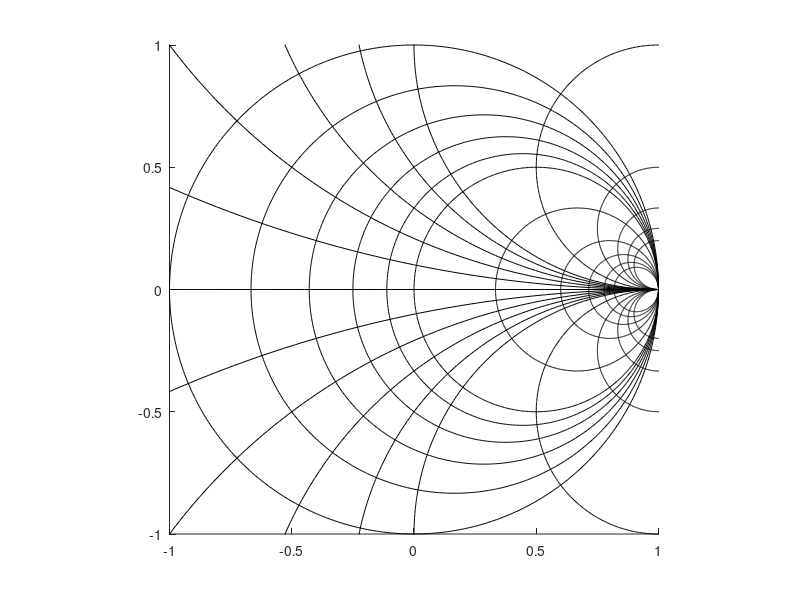

Reproduce this figure in MATLAB. (Note: this script raises an error after producing the figure.)
%%%%~~~~~~~~~~~~~~~~~~~~~~~~~~~~~~~~~~~~~~~~~~~~~~~~~~~~~~~~~~
%%%%
%%%% Create a smith chart plot
%%%% - Call at the start of a script
%%%% - Then add stuff to it
%%%% - hold is not turned off and should be later
%%%%
%%%% Usage:
%%%%	scCreate
%%%%	scCreate(option,value)
%%%%
%%%% Options:
%%%%	scCreate('plot_Y_chart','true')
%%%%
%%%% Changes: 
%%%% - 4/10/11: Accept variable input arguments
%%%% - 4/10/11: Added option 'plot_Y_chart' -> 'true' or 'false'
%%%% - 6/14/12: Removed plot function from loop for speed boost
%%%%
%%%% curtis | creatingrf[@]gmail.com
%%%% scCreate.m
%%%% Last modified: 6/14/12
%%%% Octave tested: 8/19/12
%%%% Matlab tested: 6/14/12
%%%%~~~~~~~~~~~~~~~~~~~~~~~~~~~~~~~~~~~~~~~~~~~~~~~~~~~~~~~~~~
function scCreate(varargin)

%---------------------------------------------------------
% Chart Properties
%
circles = [0.2, 0.4, 0.6, 0.8, 1, 2, 4, 6, 8, 10];	% circle values (r,g)
arcs =    [0.2, 0.4, 0.6, 0.8, 1, 2, 4, 6, 8, 10];	% arc values (x,s)

Z_color = 'k'; 						% Z chart color
Y_color = 'g';						% Y chart color

plot_Z_chart = 1;					% 1 is true
plot_Y_chart = 0;					% 0 is false

add_Z_labels = 1;					% add label values to chart
add_Y_labels = 1;					%

%---------------------------------------------------------
% Modify Properties if input arguments exist
% every other argument should be an option
%
if(nargin)
%	fprintf('%i input arguments are were passed\n',nargin);
    for narg = [1:2:nargin]					    
	switch (varargin{narg})
	case 'plot_Y_chart'
	plot_Y_chart = varargin{narg+1};
	otherwise
	warning('input arguments did not match valid options');
    	warning('function: scCreate.m');
        end%switch
    end%for
end%if


%---------------------------------------------------------
% vectors required to produce circles and lines
%
num_points = 600;
t = linspace(0,(2*pi),num_points);
x = cos(t);
y = sin(t);
line = t.*0;

%---------------------------------------------------------
% Prepare Chart
%
clf;							% clear plot
hold on;						% hold on
plot(x,line,'k');				% horizontal line
plot(x,y,'k');					% gamma=1 circle
axis([-1,1,-1,1],'square')
%replot


%---------------------------------------------------------
% Create Z Smith Chart
%
plot_ind = 1;
num_total_curves = length(circles)+(2*length(arcs));
x_data = ones(num_points,num_total_curves);
y_data = ones(num_points,num_total_curves);

% add circles
for R = circles
re_axis = R/(1+R);
im_axis = 0;
radius = 1/(1+R);
x_data(:,plot_ind) = ((x*radius)+re_axis);
y_data(:,plot_ind) = ((y*radius)+im_axis);
plot_ind = plot_ind+1;
end%if

for X = arcs
% add upper arcs
re_axis = 1;
im_axis = 1/X;
radius = 1/X;
x_data(:,plot_ind) = ((x*radius)+re_axis);
y_data(:,plot_ind) = ((y*radius)+im_axis);
plot_ind = plot_ind+1;

% add lower arcs
X = -X;							
re_axis = 1;
im_axis = 1/X;		
radius = 1/X;
x_data(:,plot_ind) = ((x*radius)+re_axis);
y_data(:,plot_ind) = ((y*radius)+im_axis);
plot_ind = plot_ind+1;
end%if	

%---------------------------------------------------------
% Plot Smith Chart
%
if(plot_Z_chart)
    plot(x_data,y_data,Z_color)
end%if

if(plot_Y_chart)
    plot((-1*x_data),y_data,Y_color)
end%if

%---------------------------------------------------------
% label chart
%
if(add_Z_labels)					
	scAddLabels(circles,arcs)
end%if

end%function





